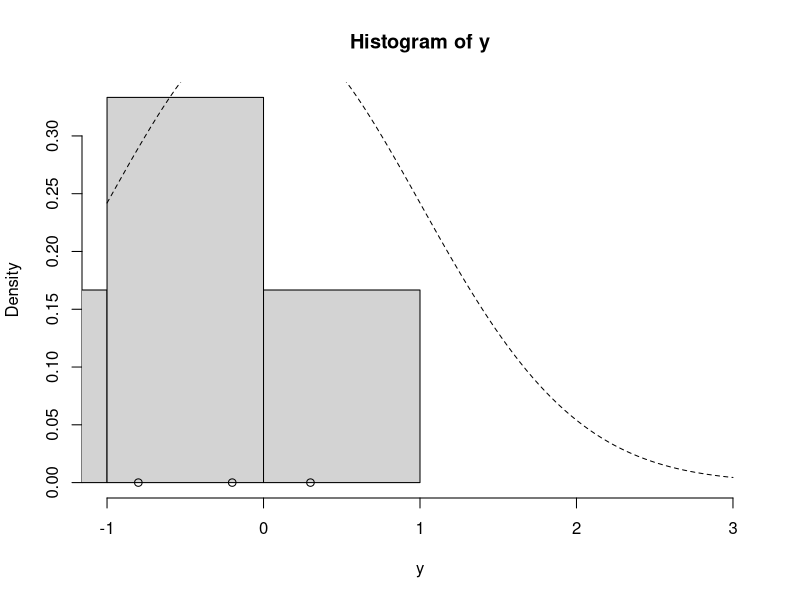
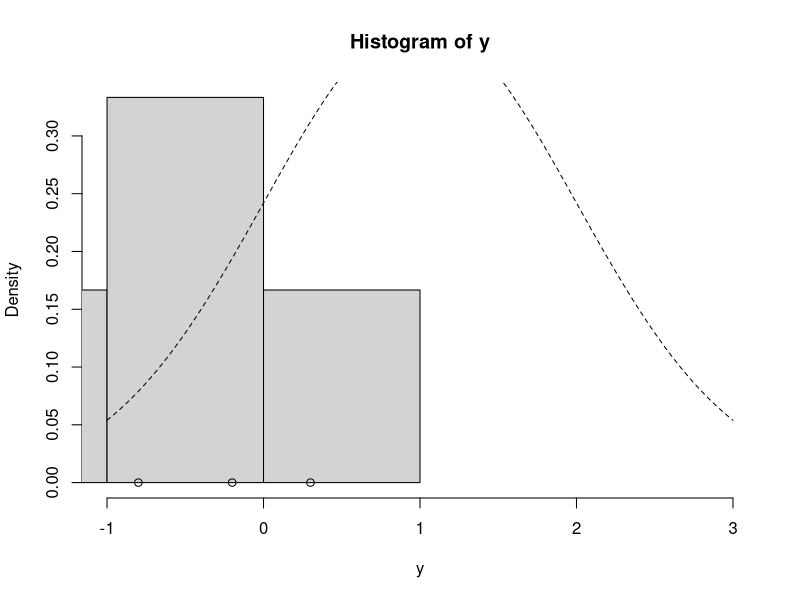

Recreate these plots in R, in order.
## ---- chunk 1
#| label: C2-L05-Ex1-1
#' update_mu
#'
#' @param n - sample size
#' @param ybar - sample mean
#' @param sig2 - current sigma squared
#' @param mu_0 - mean hyper-parameter
#' @param sig2_0 - variance  hyper-parameter
#' 
#' @output - updated  value for mu the mean
update_mu = function(n, ybar, sig2, mu_0, sig2_0) {   # <1>
  sig2_1 = 1.0 / (n / sig2 + 1.0 / sig2_0)            # <2>
  mu_1 = sig2_1 * (n * ybar / sig2 + mu_0 / sig2_0)   # <3>
  rnorm(n=1, mean=mu_1, sd=sqrt(sig2_1))              # <4>
}

#' update_sig2
#'
#' @param n - sample size
#' @param y - the data
#' @param nu_0 - nu hyper-parameter
#' @param beta_0 - beta hyper-parameter
#' 
#' @output - updated  value for sigma2 the variance
update_sig2 = function(n, y, mu, nu_0, beta_0) {   # <1>
  nu_1 = nu_0 + n / 2.0                            # <2>
  sumsq = sum( (y - mu)^2 )                        # <3>
  beta_1 = beta_0 + sumsq / 2.0                    # <4>
  out_gamma = rgamma(n=1, shape=nu_1, rate=beta_1) # <5> 
  1.0 / out_gamma # <6> 
}

gibbs = function(y, n_iter, init, prior) {
  ybar = mean(y)
  n = length(y)
  
  ## initialize
  mu_out = numeric(n_iter)
  sig2_out = numeric(n_iter)
  
  mu_now = init$mu
  
  ## Gibbs sampler
  for (i in 1:n_iter) {
    sig2_now = update_sig2(n=n, y=y, mu=mu_now, nu_0=prior$nu_0, beta_0=prior$beta_0)
    mu_now = update_mu(n=n, ybar=ybar, sig2=sig2_now, mu_0=prior$mu_0, sig2_0=prior$sig2_0)
    
    sig2_out[i] = sig2_now
    mu_out[i] = mu_now
  }
  
  cbind(mu=mu_out, sig2=sig2_out) # <1>
}

y = c(-0.2, -1.5, -5.3, 0.3, -0.8, -2.2)
ybar = mean(y)
n = length(y)

## prior
prior = list()
prior$mu_0 = 0.0
prior$sig2_0 = 1.0
prior$n_0 = 2.0 # prior effective sample size for sig2
prior$s2_0 = 1.0 # prior point estimate for sig2
prior$nu_0 = prior$n_0 / 2.0 # prior parameter for inverse-gamma
prior$beta_0 = prior$n_0 * prior$s2_0 / 2.0 # prior parameter for inverse-gamma

hist(y, freq=FALSE, xlim=c(-1.0, 3.0)) # histogram of the data
curve(dnorm(x=x, mean = prior$mu_0, sd=sqrt(prior$sig2_0)), lty=2, add=TRUE) # prior for mu
points(y, rep(0,n), pch=1) # individual data points
points(ybar, 0, pch=19) # sample mean

set.seed(53)

init = list()
init$mu = 0.0

post = gibbs(y=y, n_iter=5e3, init=init, prior=prior)
## ---- chunk 2
#| label: C2-L05-Ex1-2
library("coda")
summary(as.mcmc(post))
## ---- chunk 3
#| label: C2-L05-Ex1-3
y = c(-0.2, -1.5, -5.3, 0.3, -0.8, -2.2)
ybar = mean(y)
n = length(y)

## prior
prior = list()
prior$mu_0 = 1.0
prior$sig2_0 = 1.0
prior$n_0 = 2.0 # prior effective sample size for sig2
prior$s2_0 = 1.0 # prior point estimate for sig2
prior$nu_0 = prior$n_0 / 2.0 # prior parameter for inverse-gamma
prior$beta_0 = prior$n_0 * prior$s2_0 / 2.0 # prior parameter for inverse-gamma

hist(y, freq=FALSE, xlim=c(-1.0, 3.0)) # histogram of the data
curve(dnorm(x=x, mean = prior$mu_0, sd=sqrt(prior$sig2_0)), lty=2, add=TRUE) # prior for mu
points(y, rep(0,n), pch=1) # individual data points
points(ybar, 0, pch=19) # sample mean

set.seed(53)

init = list()
init$mu = 0.0

post = gibbs(y=y, n_iter=5e3, init=init, prior=prior)
## ---- chunk 4
#| label: C2-L05-Ex1-4
library("coda")
summary(as.mcmc(post))
